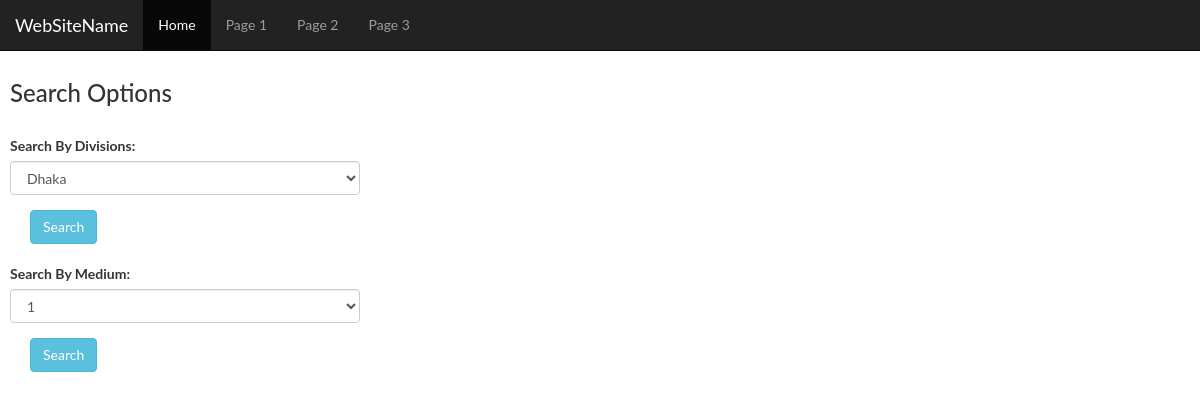
/studentsearchTution.php, run on an earlier commit of the app's database.
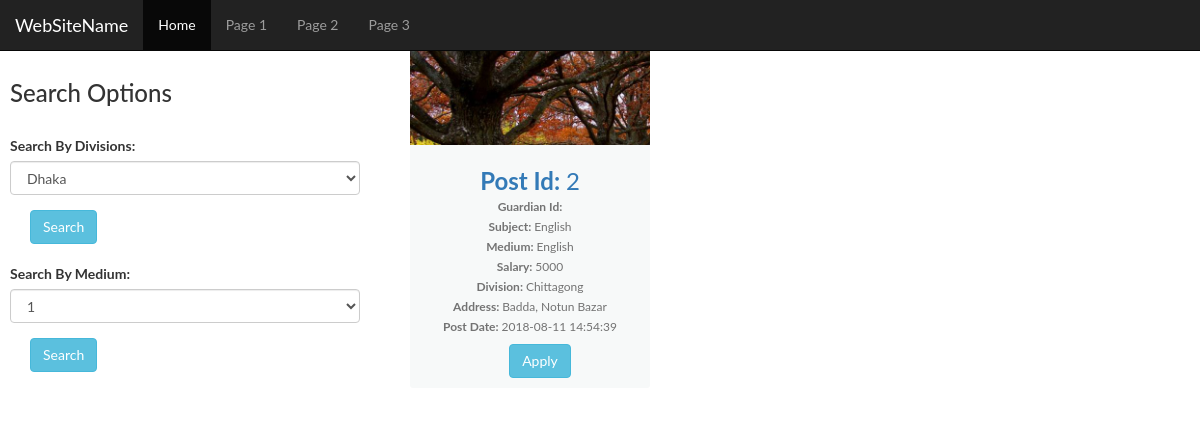
And on a later commit of the database.
### tables this page shows
CREATE TABLE `tutor_post` (
  `post_id` int(10) NOT NULL,
  `tutor_id` varchar(15) NOT NULL,
  `subjects` varchar(15) NOT NULL,
  `medium` varchar(10) NOT NULL,
  `salary` int(8) NOT NULL,
  `divisions` varchar(15) NOT NULL,
  `address` varchar(25) NOT NULL,
  `dateTime` timestamp NOT NULL DEFAULT CURRENT_TIMESTAMP ON UPDATE CURRENT_TIMESTAMP
);

### studentsearchTution.php (the view, shortened to what this page needs)
<?php
    require 'config.php';
?>
<!DOCTYPE html>
<html>
<head>
    <link href="css/bootstrap.min.css" rel="stylesheet">
    <link href="css/bootstrap.css" rel="stylesheet">
    <link href="style.css" rel="stylesheet">
    <link rel="stylesheet" type="text/css" media="screen" href="css/common.css" />
</head>
<body>
<nav class="navbar navbar-inverse navbar-fixed-top">
  <div class="container-fluid">
    <div class="navbar-header">
      <a class="navbar-brand" href="#">WebSiteName</a>
    </div>
    <ul class="nav navbar-nav">
      <li class="active"><a href="#">Home</a></li>
      <li><a href="#">Page 1</a></li>
      <li><a href="#">Page 2</a></li>
      <li><a href="#">Page 3</a></li>
    </ul>
  </div>
</nav>
<div class="sidenav">
        <h3>Search Options</h3>
        <br>
        <div class="form-group">
        <label for="sel1">Search By Divisions:</label>
        <select class="form-control" id="searchDivi">
            <option>Dhaka</option>
        </select>
        </div>
        <input type="submit" class="btn btn-info" value="Search">
        <div class="form-group">
        <br>
        <label for="sel1">Search By Medium:</label>
        <select class="form-control" id="searchMedium">
            <option>1</option>
        </select>
        </div>
        <input type="submit" class="btn btn-info" value="Search">
</div>
<div class="done">
<?php
$numOfCols = 3;
$rowCount = 0;
$bootstrapColWidth = 12 / $numOfCols;
?>
<div class="row">
			<?php
			$sql = "SELECT post_id, tutor_id, subjects, medium, salary, divisions, address, dateTime FROM tutor_post";
			$rows = mysqli_query($conn, $sql) or die("database error:". mysqli_error($conn));
			while($row = mysqli_fetch_assoc($rows)){
            ?>
        <div class="col-md-<?php echo $bootstrapColWidth; ?>">
            <div class="card hovercard">
                <div class="cardheader">
				 </div>
                <div class="card-body info">
                    <div class="title">
                        <a href="#"><b>Post Id: </b><?php echo $row['post_id']; ?></a>
                    </div>
					<div class="desc"><b>Guardian Id: </b> <a target="_blank" href="<?php echo "gProfile.php?id=$row[g_id]"; ?>"><?php echo $row['g_id']; ?></a></div>
                    <div class="desc"><b>Subject: </b><?php echo $row['subjects']; ?></div>
                    <div class="desc"><b>Medium: </b><?php echo $row['medium']; ?></div>
                    <div class="desc"><b>Salary: </b><?php echo $row['salary']; ?></div>
                    <div class="desc"><b>Division: </b><?php echo $row['divisions']; ?></div>
                    <div class="desc"><b>Address: </b><?php echo $row['address']; ?></div>
                    <div class="desc"><b>Post Date: </b><?php echo $row['dateTime']; ?></div>
                    <?php
                    echo "<a href=\"applyPost.php?id=$row[g_id]\" class=\"btn btn-info\" role=\"button\">Apply</a>"
                    ?>
                </div>
            </div>
        </div>
        <?php $rowCount++;
    if($rowCount % $numOfCols == 0) echo '</div><div class="row">';} ?>
</div>
</div>
</body>
</html>

What changed in the data, as far as the page shows it:
added tutor_post: post_id "2", subjects "English", medium "English", salary "5000", divisions "Chittagong", address "Badda, Notun Bazar", dateTime "2018-08-11 14:54:39"
